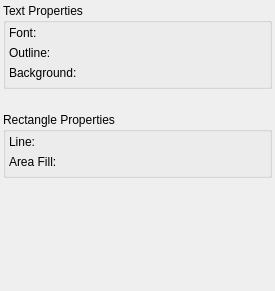
<?xml version="1.0" encoding="UTF-8"?>
<ui version="4.0">
 <class>AnnotatorTab</class>
 <widget class="QWidget" name="AnnotatorTab">
  <property name="geometry">
   <rect>
    <x>0</x>
    <y>0</y>
    <width>275</width>
    <height>291</height>
   </rect>
  </property>
  <property name="maximumSize">
   <size>
    <width>325</width>
    <height>16777215</height>
   </size>
  </property>
  <property name="windowTitle">
   <string>PlotMS Annotator Tab</string>
  </property>
  <layout class="QVBoxLayout">
   <property name="spacing">
    <number>3</number>
   </property>
   <property name="margin">
    <number>3</number>
   </property>
   <item>
    <widget class="QGroupBox" name="textBox">
     <property name="title">
      <string>Text Properties</string>
     </property>
     <layout class="QVBoxLayout">
      <property name="spacing">
       <number>3</number>
      </property>
      <property name="margin">
       <number>3</number>
      </property>
      <item>
       <widget class="QLabel" name="textFontLabel">
        <property name="text">
         <string>Font:</string>
        </property>
       </widget>
      </item>
      <item>
       <widget class="QFrame" name="textFontFrame">
        <property name="frameShape">
         <enum>QFrame::StyledPanel</enum>
        </property>
        <property name="frameShadow">
         <enum>QFrame::Raised</enum>
        </property>
       </widget>
      </item>
      <item>
       <widget class="QLabel" name="textOutlineLabel">
        <property name="text">
         <string>Outline:</string>
        </property>
       </widget>
      </item>
      <item>
       <widget class="QFrame" name="textOutlineFrame">
        <property name="frameShape">
         <enum>QFrame::StyledPanel</enum>
        </property>
        <property name="frameShadow">
         <enum>QFrame::Raised</enum>
        </property>
       </widget>
      </item>
      <item>
       <widget class="QLabel" name="textBackgroundLabel">
        <property name="text">
         <string>Background:</string>
        </property>
       </widget>
      </item>
      <item>
       <widget class="QFrame" name="textBackgroundFrame">
        <property name="frameShape">
         <enum>QFrame::StyledPanel</enum>
        </property>
        <property name="frameShadow">
         <enum>QFrame::Raised</enum>
        </property>
       </widget>
      </item>
     </layout>
    </widget>
   </item>
   <item>
    <spacer>
     <property name="orientation">
      <enum>Qt::Vertical</enum>
     </property>
     <property name="sizeType">
      <enum>QSizePolicy::Fixed</enum>
     </property>
     <property name="sizeHint" stdset="0">
      <size>
       <width>20</width>
       <height>20</height>
      </size>
     </property>
    </spacer>
   </item>
   <item>
    <widget class="QGroupBox" name="rectBox">
     <property name="title">
      <string>Rectangle Properties</string>
     </property>
     <property name="flat">
      <bool>false</bool>
     </property>
     <layout class="QVBoxLayout">
      <property name="spacing">
       <number>3</number>
      </property>
      <property name="margin">
       <number>3</number>
      </property>
      <item>
       <widget class="QLabel" name="rectLineLabel">
        <property name="text">
         <string>Line:</string>
        </property>
       </widget>
      </item>
      <item>
       <widget class="QFrame" name="rectLineFrame">
        <property name="frameShape">
         <enum>QFrame::StyledPanel</enum>
        </property>
        <property name="frameShadow">
         <enum>QFrame::Raised</enum>
        </property>
       </widget>
      </item>
      <item>
       <widget class="QLabel" name="rectFillLabel">
        <property name="text">
         <string>Area Fill:</string>
        </property>
       </widget>
      </item>
      <item>
       <widget class="QFrame" name="rectFillFrame">
        <property name="frameShape">
         <enum>QFrame::StyledPanel</enum>
        </property>
        <property name="frameShadow">
         <enum>QFrame::Raised</enum>
        </property>
       </widget>
      </item>
     </layout>
    </widget>
   </item>
   <item>
    <spacer>
     <property name="orientation">
      <enum>Qt::Vertical</enum>
     </property>
     <property name="sizeHint" stdset="0">
      <size>
       <width>20</width>
       <height>191</height>
      </size>
     </property>
    </spacer>
   </item>
  </layout>
 </widget>
 <resources/>
 <connections/>
</ui>
